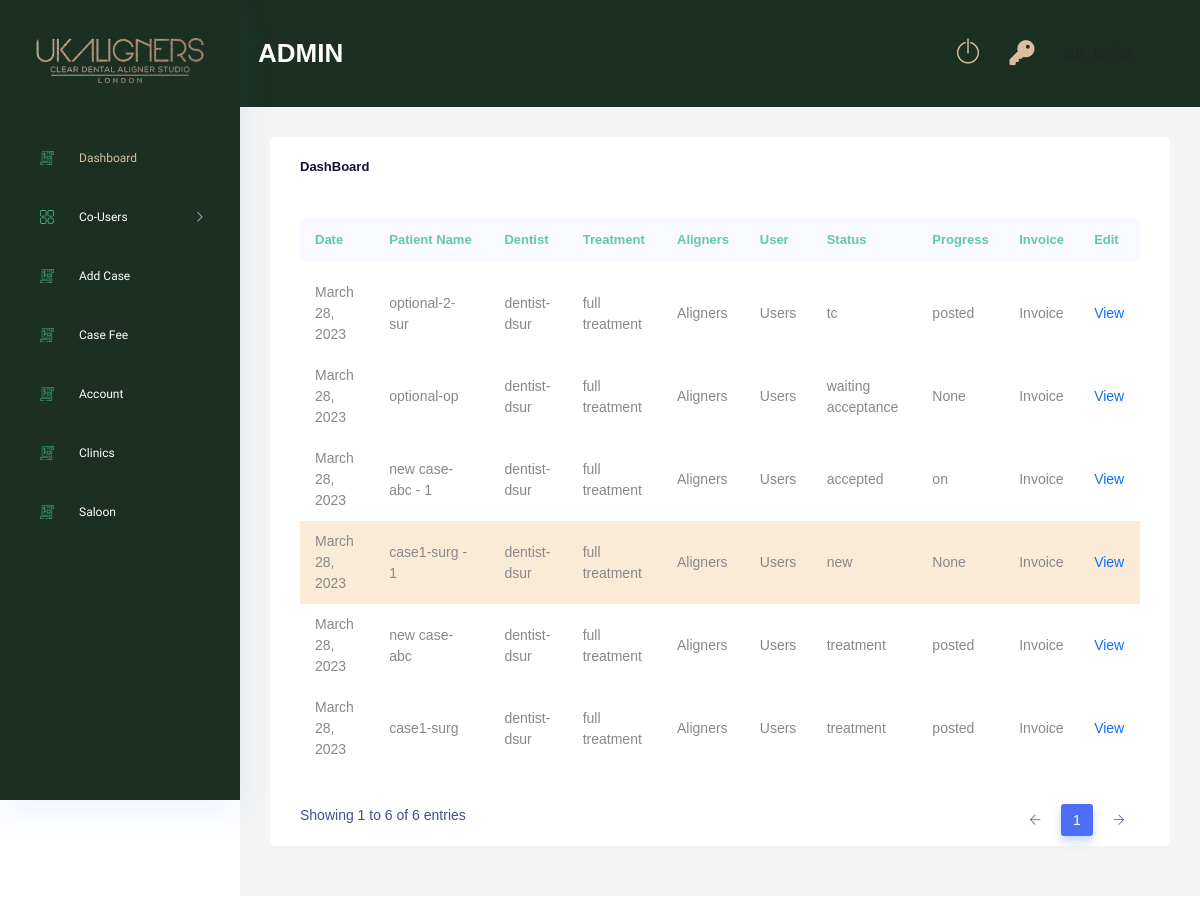
/dashboard/ (signed in), run on the app's committed database.
### Users/models.py (models this page shows, shortened)
class Account(AbstractBaseUser):
    email 					= models.EmailField(verbose_name="email", max_length=60, unique=True)
    username 				= models.CharField(max_length=30)
    date_joined				= models.DateTimeField(verbose_name='date joined', auto_now_add=True)
    last_login				= models.DateTimeField(verbose_name='last login', auto_now=True)
    is_active				= models.BooleanField(default=True)
    is_staff				= models.BooleanField(default=False)
    is_superuser			= models.BooleanField(default=False)
    is_admin				= models.BooleanField(default=False)
    is_manager   			= models.BooleanField(default=False)
    is_planner   			= models.BooleanField(default=False)
    is_technician   		= models.BooleanField(default=False)
    is_dentist      		= models.BooleanField(default=False)
    is_salon           		= models.BooleanField(default=False)
    is_individual     		= models.BooleanField(default=False)
    hide_email				= models.BooleanField(default=True)
    USERNAME_FIELD = 'email'
    REQUIRED_FIELDS = ['username']
    objects = MyAccountManager()

### Case/models.py (models this page shows, shortened)
class Case(models.Model):
    GENDER_CHOICES = (
        ("male","male"),
        ("female","female"),
        ("other","other")
        )
    ORTHODONTIC_CHOICES = (
        ("yes","yes"),
        ("no","no")
        )
    TREATMENT_REQUIRED_CHOICES = (
        ("full treatment","full treatment"),
        ("continuation","continuation"),
        ("refinement","refinement"),
        ("retainer","retainer")
    )
    OPTIONAL_TREATMENT = (
        ("replacement","replacement"),
        ("mouthguard","mouthguard"),
        ("smile design","smile design")
    )
    SECTION_CHOICES = (
        ("both arches","both arches"),
        ("upper only","upper only"),
        ("lower only","lower only")
    )
    TREATMENT_CHOICES = (
        ("essential","essential"),
        ("advance","advance"),
        ("comprehensive","comprehensive")
    )
    clinic                          = models.ForeignKey(Clinic, on_delete=models.DO_NOTHING,null=True,blank=True)
    dentist                         = models.ForeignKey(Dentist, on_delete=models.DO_NOTHING, null=True, blank=True)
    saloon_owner                    = models.ForeignKey(Saloon_owner, on_delete=models.DO_NOTHING, null=True, blank=True)
    saloon                          = models.ForeignKey(Saloon, on_delete=models.DO_NOTHING, null=True, blank=True)
    name                            = models.CharField(max_length=250)
    surname                         = models.CharField(max_length=250,null=True, blank=True)
    gender                          = models.CharField(max_length=50,choices=GENDER_CHOICES)
    age                             = models.IntegerField(null=True, blank=True)
    treatment_required              = models.CharField(max_length=100,choices=TREATMENT_REQUIRED_CHOICES)
    optional_treatment              = models.CharField(max_length=100,choices=OPTIONAL_TREATMENT, null=True, blank=True)
    orthodontic_treatment_past      = models.CharField(max_length=10,null=True, blank=True, choices=ORTHODONTIC_CHOICES)
    section                         = models.CharField(max_length=250,null=True, blank=True, choices=SECTION_CHOICES)
    treatment_type                  = models.CharField(max_length=250,null=True, blank=True, choices=TREATMENT_CHOICES)
    upper_jaw                       = models.FileField(upload_to="upper_jaws",null=True, blank=True)
    lower_jaw                       = models.FileField(upload_to="lower_jaws",null=True, blank=True)
    rquest_collection               = models.BooleanField(default=False)
    additional_information          = models.TextField(null=True, blank=True)
    planner                         = models.ForeignKey(Planner,on_delete=models.DO_NOTHING, null=True, blank=True)
    technician                      = models.ForeignKey(Technician,on_delete=models.DO_NOTHING, null=True, blank=True)
    status                          = models.CharField(max_length=250, default="new", null=True, blank=True)
    ortho_id                        = models.CharField(max_length=255, null=True, blank=True)
    aligners_upper                  = models.IntegerField(null=True, blank=True)
    aligners_lower                  = models.IntegerField(null=True, blank=True)
    retainer_upper                  = models.IntegerField(null=True, blank=True)
    retainer_lower                  = models.IntegerField(null=True, blank=True)
    treatment_plan_upper            = models.IntegerField(null=True, blank=True)
    treatment_plan_lower            = models.IntegerField(null=True, blank=True)
    duration                        = models.IntegerField(null=True, blank=True)
    progress                        = models.CharField(max_length=255, null=True, blank=True)
    created_at                      = models.DateField(auto_now_add=True, null=True)
    fee_cleared                     = models.BooleanField(default=False)
    totel_fee                       = models.FloatField(default=0.0,null=True,blank=True)
    manager_paid                    = models.BooleanField(default=False)
    planner_paid                    = models.BooleanField(default=False)
    technician_paid                 = models.BooleanField(default=False)
    refinement                      = models.IntegerField(default=0)
    class Meta:
        verbose_name_plural = "Cases"

### DentistRoll/models.py (models this page shows)
class Dentist(models.Model):
    user                    = models.OneToOneField(Users, on_delete=models.CASCADE)
    surname                 = models.CharField(max_length=150,null=True,blank=True)
    number                  = models.CharField(max_length=150,null=True,blank=True)
    clinic                  = models.ManyToManyField(Clinic)
    manager                 = models.ForeignKey(Manager, on_delete=models.DO_NOTHING, null=True, blank=True)
    code                    = models.CharField(max_length=150,null=True,blank=True)
    class Meta:
        verbose_name_plural = "Dentists"
    def __str__(self):
        return self.user.username

### AdminRoll/views.py (the view)
# urls.py: path('dashboard/',views.admin_dashboard, name='admin_dashboard'),
@login_required(login_url='login')
def admin_dashboard(request):
    if request.user.is_admin:
        case_list = Case.objects.all().order_by('-id')
        context = {
            'case_list':case_list
        }
        return render(request,'adminRoll/dashboard.html',context)
    return redirect('login')

### DentistRoll/models.py (called while the page is built)
    def __str__(self):
        return self.name

### ManagerRoll/models.py (called while the page is built)
    def __str__(self):
        return self.user.username

### AdminRoll/templates/adminRoll/dashboard.html (shortened to what this page needs)
{% extends 'base.html' %}
{% load static %}
{% block content %}
<div class="main_content_iner ">
    <div class="container-fluid p-0">
        <div class="row justify-content-center">
            <div class="col-lg-12">
                <div class="white_card card_height_100 mb_30">
                    <div class="white_card_header">
                        <div class="box_header m-0">
                            <div class="main-title">
                                <h3 class="m-0">DashBoard</h3>
                            </div>
                        </div>
                    </div>
                    <div class="white_card ">
                        <div class="QA_section plr_30">
                            <div class="QA_table mb_30">
                                <table class="table lms_table_active ">
                                    <thead>
                                        <tr>
                                            <th scope="col">Date</th>
                                            <th scope="col">Patient Name</th>
                                            <th scope="col">Dentist</th>
                                            <th scope="col">Treatment</th>
                                            <th scope="col">Aligners</th>
                                            <th scope="col">User</th>
                                            <th scope="col">Status</th>
                                            <th scope="col">Progress</th>
                                            <th scope="col">Invoice</th>
                                            <th scope="col">Edit</th>
                                        </tr>
                                    </thead>
                                    <tbody>
                                        {% for case in case_list %}
                                        {% if case.status == 'new' %}
                                        <tr class="new-case-tr">
                                        {% else %}
                                        <tr>
                                        {% endif %}
                                            <td>{{ case.created_at }}</td>
                                            <td>
                                                <div class="custom_tooltip">
                                                    {{ case.name }}-{{ case.surname }}
                                                    {% if case.refinement > 0 %}
                                                        - {{case.refinement}}
                                                    {% endif %}
                                                  </div>
                                            </td>
                                            <td>
                                                <div class="custom_tooltip">{{ case.dentist }}-{{ case.dentist.surname }}
                                                  </div>
                                            </td>
                                            <td>
                                                <div class="custom_tooltip">{{ case.treatment_required }}
                                                  </div>
                                            </td>
                                            <td>
                                                <div class="custom_tooltip">Aligners
                                                  </div>
                                            </td>
                                            <td>
                                                <div class="custom_tooltip">Users
                                                  </div>
                                            </td>
                                            <td>{{ case.status }}</td>
                                            <td>{{ case.progress }}</td>
                                            <td>Invoice</td>
                                            <td>
                                                {% if case.status == "new" %}
                                                <a href="{% url 'DentistRoll:edit_case' case.id %}">View</a>
                                                {% elif case.status == "waiting acceptance" %}
                                                <a href="{% url 'DentistRoll:waiting_case_details' case.id %}">View</a>
                                                {% elif case.status == "accepted" %}
                                                <a href="{% url 'AdminRoll:case_accepted' case.id %}">View</a>
                                                {% elif case.status == "treatment" %}
                                                <a href="{% url 'AdminRoll:case_treatment' case.id %}">View</a>
                                                {% elif case.status == "on-hold" %}
                                                <a href="{% url 'DentistRoll:waiting_case_details' case.id %}">View</a>
                                                {% elif case.status == "review" %}
                                                <a href="{% url 'DentistRoll:waiting_case_details' case.id %}">View</a>
                                                {% elif case.status == "declined" %}
                                                <a href="{% url 'DentistRoll:waiting_case_details' case.id %}">View</a>
                                                {% elif case.status == "tc" %}
                                                <a href="{% url 'AdminRoll:case_treatment' case.id %}">View</a>
                                                {% endif %}
                                            </td>
                                        </tr>
                                        {% endfor %}
                                    </tbody>
                                </table>
                            </div>
                        </div>
                    </div>
                </div>
            </div>
        </div>
    </div>
</div>
{% endblock %}

### templates/layout/navbar.html (shortened to what this page needs)
{% load static %}
<div class="container-fluid g-0">
    <div class="row">
        <div class="col-lg-12 p-0 ">
            <div class="header_iner d-flex justify-content-between align-items-center"
                 style="background: rgb(27, 48, 34)">
                <div class="serach_field-area d-flex align-items-center">
                    <div>
                        <h3 class="mt-2" style="color: white;text-transform: uppercase;">{{ request.user.username }}</h3>
                    </div>
                </div>
                <div class="header_right d-flex justify-content-between align-items-center">
                    <div class="header_notification_warp d-flex align-items-center">
                        <li>
                            <a class="" style="color: #DDBC9FFF" href="{% url 'logout' %}"> <i
                                    class="ti-power-off" style="font-size:25px"></i></a>
                        </li>
                        <li>
                            <a class="" style="color: #DDBC9FFF" href="{% url 'password_reset' %}"> <i
                                    class="fa fa-key"
                                    aria-hidden="true" style="font-size:25px"></i></a>
                        </li>
                        <li>
                        </li>
                    </div>
                </div>
            </div>
        </div>
    </div>
</div>

### static/css/custom.css (style rules this page uses)
.custom_tooltip { position: relative; display: inline-block; cursor: pointer; }
.new-case-tr { background-color: antiquewhite !important; }

### data on the page
Account: user.username "ADMIN"
Case: created_at "March 28, 2023", name "optional-2", surname "sur", dentist "dentist", dentist.surname "dsur", treatment_required "full treatment", status "tc", progress "posted", shows "View"
Case: created_at "March 28, 2023", name "optional", surname "op", dentist "dentist", dentist.surname "dsur", treatment_required "full treatment", status "waiting acceptance", progress "None", shows "View"
Case: created_at "March 28, 2023", name "new case", surname "abc", refinement "1", dentist "dentist", dentist.surname "dsur", treatment_required "full treatment", status "accepted", progress "on", shows "View"
Case: created_at "March 28, 2023", name "case1", surname "surg", refinement "1", dentist "dentist", dentist.surname "dsur", treatment_required "full treatment", status "new", progress "None", shows "View"
Case: created_at "March 28, 2023", name "new case", surname "abc", dentist "dentist", dentist.surname "dsur", treatment_required "full treatment", status "treatment", progress "posted", shows "View"
Case: created_at "March 28, 2023", name "case1", surname "surg", dentist "dentist", dentist.surname "dsur", treatment_required "full treatment", status "treatment", progress "posted", shows "View"
